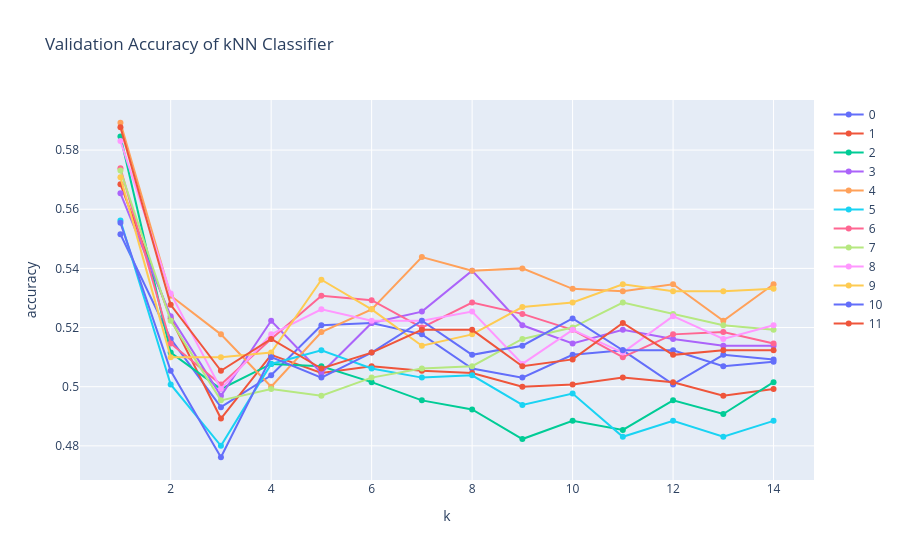

Notebook code for this chart:
### Code cell
# fig = go.Figure()
# for i,combo in enumerate(chain.from_iterable(combinations(features,i) for i in range(num_features-1,num_features))):
#     fig.add_trace(go.Scatter(x=k,y=val_accuracy[i],name=str(combo)))
# fig.update_layout(title={'text':'Validation Accuracy of kNN Classifier'},xaxis={'title':{'text':'k'}},yaxis={'title':{'text':'accuracy'}})
# fig.show()
fig = go.Figure()
for i in range(num_features):
    combo = list(range(num_features))
    combo.remove(i)
    fig.add_trace(go.Scatter(x=k,y=val_accuracy[i],name=str(i)))
fig.update_layout(title={'text':'Validation Accuracy of kNN Classifier'},xaxis={'title':{'text':'k'}},yaxis={'title':{'text':'accuracy'}})
fig.show()
pio.write_image(fig, "images/knn_accuracy.svg")

### Figure 1 — Plotly figure (JSON) as saved in the notebook; plotly's stock layout.template omitted (floating-point values rounded to 4 significant figures)
{"data": [{"name": "0", "type": "scatter", "x": [1, 2, 3, 4, 5, 6, 7, 8, 9, 10, 11, 12, 13, 14], "y": [0.5515, 0.5162, 0.4931, 0.5038, 0.5208, 0.5215, 0.5177, 0.5062, 0.5031, 0.5108, 0.5123, 0.5008, 0.5108, 0.5092]}, {"name": "1", "type": "scatter", "x": [1, 2, 3, 4, 5, 6, 7, 8, 9, 10, 11, 12, 13, 14], "y": [0.5685, 0.5231, 0.4892, 0.5108, 0.5046, 0.5069, 0.5054, 0.5046, 0.5, 0.5008, 0.5031, 0.5015, 0.4969, 0.4992]}, {"name": "2", "type": "scatter", "x": [1, 2, 3, 4, 5, 6, 7, 8, 9, 10, 11, 12, 13, 14], "y": [0.5846, 0.5115, 0.4992, 0.5077, 0.5069, 0.5015, 0.4954, 0.4923, 0.4823, 0.4885, 0.4854, 0.4954, 0.4908, 0.5015]}, {"name": "3", "type": "scatter", "x": [1, 2, 3, 4, 5, 6, 7, 8, 9, 10, 11, 12, 13, 14], "y": [0.5654, 0.5238, 0.4969, 0.5223, 0.5046, 0.5215, 0.5254, 0.5392, 0.5208, 0.5146, 0.5192, 0.5162, 0.5138, 0.5138]}, {"name": "4", "type": "scatter", "x": [1, 2, 3, 4, 5, 6, 7, 8, 9, 10, 11, 12, 13, 14], "y": [0.5892, 0.5308, 0.5177, 0.5, 0.5185, 0.5262, 0.5438, 0.5392, 0.54, 0.5331, 0.5323, 0.5346, 0.5223, 0.5346]}, {"name": "5", "type": "scatter", "x": [1, 2, 3, 4, 5, 6, 7, 8, 9, 10, 11, 12, 13, 14], "y": [0.5562, 0.5008, 0.48, 0.5077, 0.5123, 0.5062, 0.5031, 0.5038, 0.4938, 0.4977, 0.4831, 0.4885, 0.4831, 0.4885]}, {"name": "6", "type": "scatter", "x": [1, 2, 3, 4, 5, 6, 7, 8, 9, 10, 11, 12, 13, 14], "y": [0.5738, 0.5146, 0.5008, 0.5162, 0.5308, 0.5292, 0.52, 0.5285, 0.5246, 0.5192, 0.51, 0.5177, 0.5185, 0.5146]}, {"name": "7", "type": "scatter", "x": [1, 2, 3, 4, 5, 6, 7, 8, 9, 10, 11, 12, 13, 14], "y": [0.5731, 0.5223, 0.4954, 0.4992, 0.4969, 0.5031, 0.5062, 0.5069, 0.5162, 0.52, 0.5285, 0.5246, 0.5208, 0.5192]}, {"name": "8", "type": "scatter", "x": [1, 2, 3, 4, 5, 6, 7, 8, 9, 10, 11, 12, 13, 14], "y": [0.5831, 0.5315, 0.4992, 0.5177, 0.5262, 0.5223, 0.5223, 0.5254, 0.5077, 0.5192, 0.5115, 0.5238, 0.5162, 0.5208]}, {"name": "9", "type": "scatter", "x": [1, 2, 3, 4, 5, 6, 7, 8, 9, 10, 11, 12, 13, 14], "y": [0.5708, 0.51, 0.51, 0.5115, 0.5362, 0.5262, 0.5138, 0.5177, 0.5269, 0.5285, 0.5346, 0.5323, 0.5323, 0.5331]}, {"name": "10", "type": "scatter", "x": [1, 2, 3, 4, 5, 6, 7, 8, 9, 10, 11, 12, 13, 14], "y": [0.5554, 0.5054, 0.4762, 0.51, 0.5031, 0.5115, 0.5223, 0.5108, 0.5138, 0.5231, 0.5123, 0.5123, 0.5069, 0.5085]}, {"name": "11", "type": "scatter", "x": [1, 2, 3, 4, 5, 6, 7, 8, 9, 10, 11, 12, 13, 14], "y": [0.5877, 0.5277, 0.5054, 0.5162, 0.5062, 0.5115, 0.5192, 0.5192, 0.5069, 0.5092, 0.5215, 0.5108, 0.5123, 0.5123]}], "layout": {"title": {"text": "Validation Accuracy of kNN Classifier"}, "xaxis": {"title": {"text": "k"}}, "yaxis": {"title": {"text": "accuracy"}}}}
